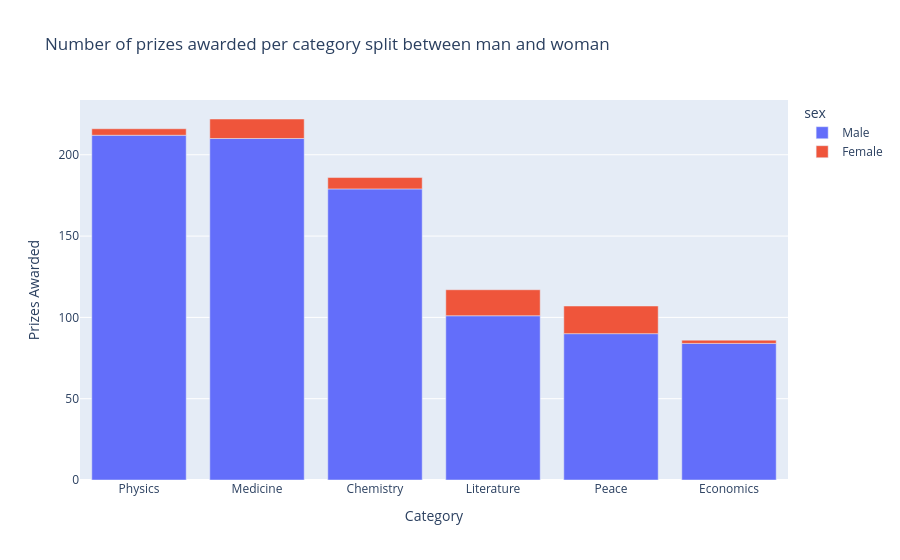

The notebook cell saved with this chart:
### Code cell
bar = px.bar(data_frame=prizes_by_gender,
             x="category", y="prize", color="sex", hover_name="sex",
             title="Number of prizes awarded per category split between man and woman")

bar.update_layout(xaxis_title="Category", yaxis_title="Prizes Awarded")

bar.show()

### Figure 1 — Plotly figure (JSON) as saved in the notebook; plotly's stock layout.template omitted (floating-point values rounded to 4 significant figures)
{"data": [{"hovertemplate": "<b>%{hovertext}</b><br><br>sex=Male<br>category=%{x}<br>prize=%{y}<extra></extra>", "hovertext": ["Male", "Male", "Male", "Male", "Male", "Male"], "legendgroup": "Male", "marker": {"color": "#636efa", "pattern": {"shape": ""}}, "name": "Male", "orientation": "v", "showlegend": true, "textposition": "auto", "type": "bar", "x": ["Physics", "Medicine", "Chemistry", "Literature", "Peace", "Economics"], "xaxis": "x", "y": [212, 210, 179, 101, 90, 84], "yaxis": "y"}, {"hovertemplate": "<b>%{hovertext}</b><br><br>sex=Female<br>category=%{x}<br>prize=%{y}<extra></extra>", "hovertext": ["Female", "Female", "Female", "Female", "Female", "Female"], "legendgroup": "Female", "marker": {"color": "#EF553B", "pattern": {"shape": ""}}, "name": "Female", "orientation": "v", "showlegend": true, "textposition": "auto", "type": "bar", "x": ["Peace", "Literature", "Medicine", "Chemistry", "Physics", "Economics"], "xaxis": "x", "y": [17, 16, 12, 7, 4, 2], "yaxis": "y"}], "layout": {"barmode": "relative", "legend": {"title": {"text": "sex"}, "tracegroupgap": 0}, "title": {"text": "Number of prizes awarded per category split between man and woman"}, "xaxis": {"anchor": "y", "domain": [0, 1], "title": {"text": "Category"}}, "yaxis": {"anchor": "x", "domain": [0, 1], "title": {"text": "Prizes Awarded"}}}}
